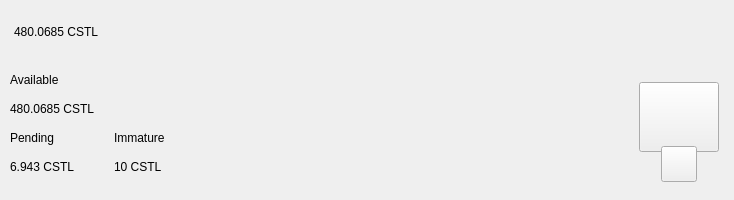
<?xml version="1.0" encoding="UTF-8"?>
<ui version="4.0">
 <class>TopBar</class>
 <widget class="QWidget" name="TopBar">
  <property name="geometry">
   <rect>
    <x>0</x>
    <y>0</y>
    <width>734</width>
    <height>200</height>
   </rect>
  </property>
  <property name="minimumSize">
   <size>
    <width>0</width>
    <height>200</height>
   </size>
  </property>
  <property name="maximumSize">
   <size>
    <width>16777215</width>
    <height>200</height>
   </size>
  </property>
  <property name="windowTitle">
   <string>Form</string>
  </property>
  <layout class="QVBoxLayout" name="verticalLayout_10" stretch="0">
   <property name="spacing">
    <number>0</number>
   </property>
   <property name="leftMargin">
    <number>0</number>
   </property>
   <property name="topMargin">
    <number>0</number>
   </property>
   <property name="rightMargin">
    <number>0</number>
   </property>
   <property name="bottomMargin">
    <number>0</number>
   </property>
   <item>
    <widget class="PFBorderImage" name="containerTop">
     <layout class="QVBoxLayout" name="verticalLayout_11">
      <property name="spacing">
       <number>0</number>
      </property>
      <property name="leftMargin">
       <number>0</number>
      </property>
      <property name="topMargin">
       <number>0</number>
      </property>
      <property name="rightMargin">
       <number>0</number>
      </property>
      <property name="bottomMargin">
       <number>0</number>
      </property>
      <item>
       <widget class="QWidget" name="top_container_2" native="true">
        <property name="minimumSize">
         <size>
          <width>0</width>
          <height>65</height>
         </size>
        </property>
        <layout class="QHBoxLayout" name="top_container">
         <property name="spacing">
          <number>0</number>
         </property>
         <property name="leftMargin">
          <number>14</number>
         </property>
         <property name="topMargin">
          <number>0</number>
         </property>
         <property name="rightMargin">
          <number>14</number>
         </property>
         <property name="bottomMargin">
          <number>0</number>
         </property>
         <item alignment="Qt::AlignVCenter">
          <widget class="QWidget" name="widgetTopAmount" native="true">
           <property name="sizePolicy">
            <sizepolicy hsizetype="Preferred" vsizetype="Maximum">
             <horstretch>0</horstretch>
             <verstretch>0</verstretch>
            </sizepolicy>
           </property>
           <layout class="QHBoxLayout" name="horizontalLayout_5">
            <property name="spacing">
             <number>0</number>
            </property>
            <property name="leftMargin">
             <number>0</number>
            </property>
            <property name="topMargin">
             <number>0</number>
            </property>
            <property name="rightMargin">
             <number>0</number>
            </property>
            <property name="bottomMargin">
             <number>0</number>
            </property>
            <item alignment="Qt::AlignTop">
             <widget class="QLabel" name="labelAmountTopCstl">
              <property name="minimumSize">
               <size>
                <width>0</width>
                <height>36</height>
               </size>
              </property>
              <property name="styleSheet">
               <string notr="true">padding:0px;margin:0px;</string>
              </property>
              <property name="text">
               <string notr="true">480.0685 CSTL</string>
              </property>
             </widget>
            </item>
           </layout>
          </widget>
         </item>
         <item>
          <spacer name="horizontalSpacer">
           <property name="orientation">
            <enum>Qt::Horizontal</enum>
           </property>
           <property name="sizeHint" stdset="0">
            <size>
             <width>40</width>
             <height>20</height>
            </size>
           </property>
          </spacer>
         </item>
         <item>
          <layout class="QHBoxLayout" name="horizontalLayout_4">
           <property name="spacing">
            <number>12</number>
           </property>
           <property name="rightMargin">
            <number>0</number>
           </property>
           <item alignment="Qt::AlignRight">
            <widget class="QWidget" name="layoutSync" native="true">
             <property name="minimumSize">
              <size>
               <width>0</width>
               <height>36</height>
              </size>
             </property>
             <property name="maximumSize">
              <size>
               <width>16777215</width>
               <height>36</height>
              </size>
             </property>
             <layout class="QVBoxLayout" name="verticalLayout_9">
              <property name="leftMargin">
               <number>0</number>
              </property>
              <property name="topMargin">
               <number>0</number>
              </property>
              <property name="rightMargin">
               <number>0</number>
              </property>
              <property name="bottomMargin">
               <number>0</number>
              </property>
              <item>
               <widget class="ExpandableButton" name="pushButtonSync" native="true">
                <property name="minimumSize">
                 <size>
                  <width>36</width>
                  <height>36</height>
                 </size>
                </property>
                <property name="maximumSize">
                 <size>
                  <width>16777215</width>
                  <height>36</height>
                 </size>
                </property>
               </widget>
              </item>
             </layout>
            </widget>
           </item>
           <item>
            <widget class="ExpandableButton" name="pushButtonHDUpgrade" native="true">
             <property name="minimumSize">
              <size>
               <width>36</width>
               <height>36</height>
              </size>
             </property>
            </widget>
           </item>
           <item>
            <widget class="ExpandableButton" name="pushButtonStack" native="true">
             <property name="minimumSize">
              <size>
               <width>36</width>
               <height>36</height>
              </size>
             </property>
            </widget>
           </item>
           <item>
            <widget class="ExpandableButton" name="pushButtonColdStaking" native="true">
             <property name="minimumSize">
              <size>
               <width>36</width>
               <height>36</height>
              </size>
             </property>
            </widget>
           </item>
           <item>
            <widget class="ExpandableButton" name="pushButtonConnection" native="true">
             <property name="minimumSize">
              <size>
               <width>36</width>
               <height>36</height>
              </size>
             </property>
            </widget>
           </item>
           <item>
            <widget class="ExpandableButton" name="pushButtonTor" native="true">
             <property name="minimumSize">
              <size>
               <width>36</width>
               <height>36</height>
              </size>
             </property>
            </widget>
           </item>
           <item>
            <widget class="ExpandableButton" name="pushButtonLock" native="true">
             <property name="sizePolicy">
              <sizepolicy hsizetype="Expanding" vsizetype="Expanding">
               <horstretch>0</horstretch>
               <verstretch>0</verstretch>
              </sizepolicy>
             </property>
             <property name="minimumSize">
              <size>
               <width>36</width>
               <height>0</height>
              </size>
             </property>
            </widget>
           </item>
           <item>
            <widget class="ExpandableButton" name="pushButtonTheme" native="true">
             <property name="minimumSize">
              <size>
               <width>36</width>
               <height>36</height>
              </size>
             </property>
             <property name="maximumSize">
              <size>
               <width>16777215</width>
               <height>36</height>
              </size>
             </property>
            </widget>
           </item>
           <item>
            <widget class="ExpandableButton" name="pushButtonFAQ" native="true">
             <property name="minimumSize">
              <size>
               <width>36</width>
               <height>36</height>
              </size>
             </property>
            </widget>
           </item>
          </layout>
         </item>
        </layout>
       </widget>
      </item>
      <item>
       <widget class="QWidget" name="bottom_container" native="true">
        <property name="minimumSize">
         <size>
          <width>0</width>
          <height>135</height>
         </size>
        </property>
        <layout class="QHBoxLayout" name="botton_container">
         <property name="leftMargin">
          <number>10</number>
         </property>
         <property name="topMargin">
          <number>0</number>
         </property>
         <property name="rightMargin">
          <number>10</number>
         </property>
         <property name="bottomMargin">
          <number>10</number>
         </property>
         <item>
          <layout class="QHBoxLayout" name="horizontalLayout_3">
           <property name="bottomMargin">
            <number>9</number>
           </property>
           <item>
            <layout class="QVBoxLayout" name="verticalLayout_7">
             <property name="spacing">
              <number>0</number>
             </property>
             <property name="leftMargin">
              <number>0</number>
             </property>
             <property name="rightMargin">
              <number>30</number>
             </property>
             <item>
              <layout class="QVBoxLayout" name="verticalLayout_2">
               <item>
                <widget class="QLabel" name="labelTitle1">
                 <property name="text">
                  <string>Available</string>
                 </property>
                </widget>
               </item>
               <item>
                <widget class="QLabel" name="labelAmountCstl">
                 <property name="text">
                  <string notr="true">480.0685 CSTL</string>
                 </property>
                </widget>
               </item>
              </layout>
             </item>
             <item>
              <layout class="QHBoxLayout" name="horizontalLayout_2">
               <property name="spacing">
                <number>0</number>
               </property>
               <item>
                <layout class="QVBoxLayout" name="verticalLayout_3">
                 <item>
                  <widget class="QLabel" name="labelTitle3">
                   <property name="text">
                    <string>Pending</string>
                   </property>
                  </widget>
                 </item>
                 <item>
                  <widget class="QLabel" name="labelPendingCstl">
                   <property name="text">
                    <string notr="true">6.943 CSTL</string>
                   </property>
                  </widget>
                 </item>
                </layout>
               </item>
               <item>
                <spacer name="horizontalSpacer_3">
                 <property name="orientation">
                  <enum>Qt::Horizontal</enum>
                 </property>
                 <property name="sizeType">
                  <enum>QSizePolicy::Fixed</enum>
                 </property>
                 <property name="sizeHint" stdset="0">
                  <size>
                   <width>40</width>
                   <height>20</height>
                  </size>
                 </property>
                </spacer>
               </item>
               <item>
                <layout class="QVBoxLayout" name="verticalLayout_4">
                 <item>
                  <widget class="QLabel" name="labelTitle4">
                   <property name="text">
                    <string>Immature</string>
                   </property>
                  </widget>
                 </item>
                 <item>
                  <widget class="QLabel" name="labelImmatureCstl">
                   <property name="text">
                    <string notr="true">10 CSTL</string>
                   </property>
                  </widget>
                 </item>
                </layout>
               </item>
              </layout>
             </item>
            </layout>
           </item>
          </layout>
         </item>
         <item>
          <spacer name="horizontalSpacer_2">
           <property name="orientation">
            <enum>Qt::Horizontal</enum>
           </property>
           <property name="sizeHint" stdset="0">
            <size>
             <width>40</width>
             <height>20</height>
            </size>
           </property>
          </spacer>
         </item>
         <item alignment="Qt::AlignHCenter|Qt::AlignVCenter">
          <widget class="QWidget" name="qrContainer" native="true">
           <property name="sizePolicy">
            <sizepolicy hsizetype="Preferred" vsizetype="Minimum">
             <horstretch>0</horstretch>
             <verstretch>0</verstretch>
            </sizepolicy>
           </property>
           <property name="minimumSize">
            <size>
             <width>90</width>
             <height>110</height>
            </size>
           </property>
           <property name="maximumSize">
            <size>
             <width>90</width>
             <height>110</height>
            </size>
           </property>
           <layout class="QVBoxLayout" name="containerQR">
            <property name="spacing">
             <number>0</number>
            </property>
            <property name="leftMargin">
             <number>5</number>
            </property>
            <property name="topMargin">
             <number>10</number>
            </property>
            <property name="rightMargin">
             <number>5</number>
            </property>
            <property name="bottomMargin">
             <number>0</number>
            </property>
            <item>
             <widget class="QPushButton" name="btnQr">
              <property name="minimumSize">
               <size>
                <width>70</width>
                <height>70</height>
               </size>
              </property>
              <property name="maximumSize">
               <size>
                <width>16777215</width>
                <height>70</height>
               </size>
              </property>
              <property name="focusPolicy">
               <enum>Qt::NoFocus</enum>
              </property>
              <property name="text">
               <string/>
              </property>
              <property name="iconSize">
               <size>
                <width>70</width>
                <height>70</height>
               </size>
              </property>
             </widget>
            </item>
            <item>
             <spacer name="verticalSpacer">
              <property name="orientation">
               <enum>Qt::Vertical</enum>
              </property>
              <property name="sizeType">
               <enum>QSizePolicy::Fixed</enum>
              </property>
              <property name="sizeHint" stdset="0">
               <size>
                <width>20</width>
                <height>20</height>
               </size>
              </property>
             </spacer>
            </item>
            <item alignment="Qt::AlignHCenter|Qt::AlignBottom">
             <widget class="QPushButton" name="pushButtonQR">
              <property name="minimumSize">
               <size>
                <width>36</width>
                <height>36</height>
               </size>
              </property>
              <property name="maximumSize">
               <size>
                <width>36</width>
                <height>36</height>
               </size>
              </property>
              <property name="focusPolicy">
               <enum>Qt::NoFocus</enum>
              </property>
              <property name="text">
               <string/>
              </property>
             </widget>
            </item>
           </layout>
          </widget>
         </item>
        </layout>
       </widget>
      </item>
     </layout>
    </widget>
   </item>
  </layout>
 </widget>
 <customwidgets>
  <customwidget>
   <class>ExpandableButton</class>
   <extends>QWidget</extends>
   <header>qt/castle/expandablebutton.h</header>
   <container>1</container>
  </customwidget>
  <customwidget>
   <class>PFBorderImage</class>
   <extends>QFrame</extends>
   <header>qt/castle/pfborderimage.h</header>
   <container>1</container>
  </customwidget>
 </customwidgets>
 <resources/>
 <connections/>
</ui>
